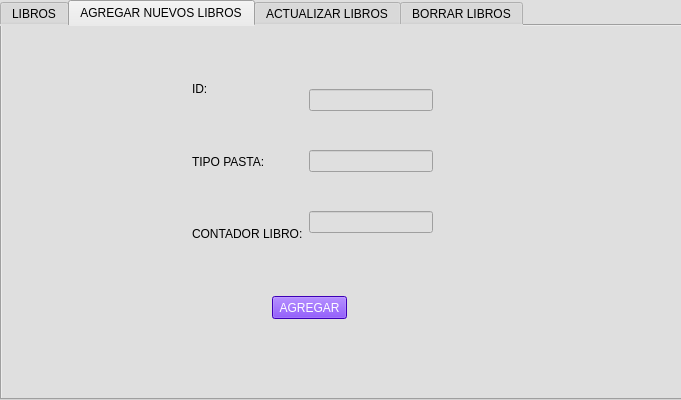
<?xml version="1.0" encoding="UTF-8"?>
<ui version="4.0">
 <class>Form</class>
 <widget class="QWidget" name="Form">
  <property name="enabled">
   <bool>true</bool>
  </property>
  <property name="geometry">
   <rect>
    <x>0</x>
    <y>0</y>
    <width>681</width>
    <height>400</height>
   </rect>
  </property>
  <property name="minimumSize">
   <size>
    <width>681</width>
    <height>400</height>
   </size>
  </property>
  <property name="windowTitle">
   <string>REGISTRO DE LIBROS</string>
  </property>
  <property name="autoFillBackground">
   <bool>false</bool>
  </property>
  <property name="styleSheet">
   <string notr="true">background-color: rgb(223, 223, 223);</string>
  </property>
  <widget class="QTabWidget" name="tabWidget">
   <property name="enabled">
    <bool>true</bool>
   </property>
   <property name="geometry">
    <rect>
     <x>0</x>
     <y>0</y>
     <width>741</width>
     <height>400</height>
    </rect>
   </property>
   <property name="minimumSize">
    <size>
     <width>681</width>
     <height>400</height>
    </size>
   </property>
   <property name="styleSheet">
    <string notr="true">background-color: rgb(223, 223, 223);
selection-color: rgb(0, 0, 0);
color: rgb(0, 0, 0);
selection-background-color: rgb(255, 255, 255);
alternate-background-color: rgb(255, 255, 255);</string>
   </property>
   <property name="currentIndex">
    <number>1</number>
   </property>
   <widget class="QWidget" name="tab_1">
    <attribute name="title">
     <string>LIBROS</string>
    </attribute>
    <widget class="QPushButton" name="bt_refrescar">
     <property name="geometry">
      <rect>
       <x>440</x>
       <y>160</y>
       <width>91</width>
       <height>31</height>
      </rect>
     </property>
     <property name="styleSheet">
      <string notr="true">background-color: rgb(85, 0, 255);
color: rgb(255, 255, 255);
font: 75 10pt &quot;MS Shell Dlg 2&quot;;</string>
     </property>
     <property name="text">
      <string>REFRESCAR</string>
     </property>
    </widget>
    <widget class="QTableWidget" name="tabla_libros">
     <property name="geometry">
      <rect>
       <x>30</x>
       <y>20</y>
       <width>301</width>
       <height>331</height>
      </rect>
     </property>
     <property name="rowCount">
      <number>0</number>
     </property>
     <property name="columnCount">
      <number>3</number>
     </property>
     <column>
      <property name="text">
       <string>Id</string>
      </property>
      <property name="font">
       <font>
        <weight>75</weight>
        <bold>true</bold>
       </font>
      </property>
      <property name="textAlignment">
       <set>AlignCenter</set>
      </property>
      <property name="background">
       <color>
        <red>255</red>
        <green>0</green>
        <blue>191</blue>
       </color>
      </property>
     </column>
     <column>
      <property name="text">
       <string>Tipo Pasta</string>
      </property>
      <property name="font">
       <font>
        <weight>75</weight>
        <bold>true</bold>
       </font>
      </property>
      <property name="textAlignment">
       <set>AlignCenter</set>
      </property>
      <property name="background">
       <color>
        <red>85</red>
        <green>255</green>
        <blue>127</blue>
       </color>
      </property>
     </column>
     <column>
      <property name="text">
       <string>Contador Libro</string>
      </property>
      <property name="font">
       <font>
        <weight>75</weight>
        <bold>true</bold>
       </font>
      </property>
      <property name="textAlignment">
       <set>AlignCenter</set>
      </property>
      <property name="background">
       <color>
        <red>255</red>
        <green>248</green>
        <blue>53</blue>
       </color>
      </property>
     </column>
    </widget>
   </widget>
   <widget class="QWidget" name="tab_2">
    <attribute name="title">
     <string>AGREGAR NUEVOS LIBROS</string>
    </attribute>
    <widget class="QPushButton" name="bt_agregar">
     <property name="geometry">
      <rect>
       <x>270</x>
       <y>270</y>
       <width>75</width>
       <height>23</height>
      </rect>
     </property>
     <property name="styleSheet">
      <string notr="true">background-color: rgb(85, 0, 255);
color: rgb(255, 255, 255);
font: 75 10pt &quot;MS Shell Dlg 2&quot;;</string>
     </property>
     <property name="text">
      <string>AGREGAR</string>
     </property>
    </widget>
    <widget class="QWidget" name="layoutWidget">
     <property name="geometry">
      <rect>
       <x>190</x>
       <y>30</y>
       <width>241</width>
       <height>211</height>
      </rect>
     </property>
     <layout class="QHBoxLayout" name="horizontalLayout">
      <item>
       <layout class="QVBoxLayout" name="verticalLayout_2">
        <item>
         <widget class="QLabel" name="label_2">
          <property name="text">
           <string>ID:</string>
          </property>
         </widget>
        </item>
        <item>
         <widget class="QLabel" name="label_3">
          <property name="text">
           <string>TIPO PASTA:</string>
          </property>
         </widget>
        </item>
        <item>
         <widget class="QLabel" name="label_4">
          <property name="text">
           <string>CONTADOR LIBRO:</string>
          </property>
         </widget>
        </item>
       </layout>
      </item>
      <item>
       <layout class="QVBoxLayout" name="verticalLayout">
        <item>
         <widget class="QLineEdit" name="idA"/>
        </item>
        <item>
         <widget class="QLineEdit" name="tipo_pastaA"/>
        </item>
        <item>
         <widget class="QLineEdit" name="contador_libroA"/>
        </item>
       </layout>
      </item>
     </layout>
    </widget>
   </widget>
   <widget class="QWidget" name="tab_3">
    <attribute name="title">
     <string>ACTUALIZAR LIBROS</string>
    </attribute>
    <widget class="QPushButton" name="bt_actualizar">
     <property name="geometry">
      <rect>
       <x>380</x>
       <y>290</y>
       <width>91</width>
       <height>21</height>
      </rect>
     </property>
     <property name="styleSheet">
      <string notr="true">background-color: rgb(85, 0, 255);
color: rgb(255, 255, 255);
font: 75 10pt &quot;MS Shell Dlg 2&quot;;</string>
     </property>
     <property name="text">
      <string>ACTUALIZAR</string>
     </property>
    </widget>
    <widget class="QLineEdit" name="id_libro">
     <property name="geometry">
      <rect>
       <x>30</x>
       <y>120</y>
       <width>180</width>
       <height>20</height>
      </rect>
     </property>
    </widget>
    <widget class="QLabel" name="label_13">
     <property name="geometry">
      <rect>
       <x>30</x>
       <y>70</y>
       <width>191</width>
       <height>39</height>
      </rect>
     </property>
     <property name="text">
      <string>INGRESE EL ID DEL LIBRO</string>
     </property>
    </widget>
    <widget class="QPushButton" name="id_buscar">
     <property name="geometry">
      <rect>
       <x>70</x>
       <y>150</y>
       <width>75</width>
       <height>23</height>
      </rect>
     </property>
     <property name="styleSheet">
      <string notr="true">background-color: rgb(255, 255, 255);</string>
     </property>
     <property name="text">
      <string>BUSCAR</string>
     </property>
    </widget>
    <widget class="QWidget" name="layoutWidget_2">
     <property name="geometry">
      <rect>
       <x>310</x>
       <y>40</y>
       <width>241</width>
       <height>211</height>
      </rect>
     </property>
     <layout class="QHBoxLayout" name="horizontalLayout_2">
      <item>
       <layout class="QVBoxLayout" name="verticalLayout_3">
        <item>
         <widget class="QLabel" name="label_5">
          <property name="text">
           <string>ID:</string>
          </property>
         </widget>
        </item>
        <item>
         <widget class="QLabel" name="label_6">
          <property name="text">
           <string>TIPO PASTA:</string>
          </property>
         </widget>
        </item>
        <item>
         <widget class="QLabel" name="label_7">
          <property name="text">
           <string>CONTADOR LIBRO:</string>
          </property>
         </widget>
        </item>
       </layout>
      </item>
      <item>
       <layout class="QVBoxLayout" name="verticalLayout_4">
        <item>
         <widget class="QLineEdit" name="id_actualizar"/>
        </item>
        <item>
         <widget class="QLineEdit" name="tipo_pasta_actualizar"/>
        </item>
        <item>
         <widget class="QLineEdit" name="contador_libro_actualizar"/>
        </item>
       </layout>
      </item>
     </layout>
    </widget>
   </widget>
   <widget class="QWidget" name="tab_4">
    <attribute name="title">
     <string>BORRAR LIBROS</string>
    </attribute>
    <widget class="QPushButton" name="borrar_ok">
     <property name="geometry">
      <rect>
       <x>440</x>
       <y>190</y>
       <width>91</width>
       <height>23</height>
      </rect>
     </property>
     <property name="styleSheet">
      <string notr="true">background-color: rgb(255, 0, 127);</string>
     </property>
     <property name="text">
      <string>Consultar</string>
     </property>
    </widget>
    <widget class="QLabel" name="label_18">
     <property name="geometry">
      <rect>
       <x>370</x>
       <y>130</y>
       <width>45</width>
       <height>16</height>
      </rect>
     </property>
     <property name="text">
      <string>ID:</string>
     </property>
    </widget>
    <widget class="QLineEdit" name="id_borrar">
     <property name="geometry">
      <rect>
       <x>421</x>
       <y>130</y>
       <width>101</width>
       <height>20</height>
      </rect>
     </property>
     <property name="text">
      <string/>
     </property>
    </widget>
    <widget class="QPushButton" name="bt_borrar">
     <property name="geometry">
      <rect>
       <x>540</x>
       <y>130</y>
       <width>75</width>
       <height>23</height>
      </rect>
     </property>
     <property name="styleSheet">
      <string notr="true">background-color: rgb(85, 0, 255);
color: rgb(255, 255, 255);
font: 75 10pt &quot;MS Shell Dlg 2&quot;;</string>
     </property>
     <property name="text">
      <string>BORRAR</string>
     </property>
    </widget>
    <widget class="QTableWidget" name="tabla_borrar">
     <property name="geometry">
      <rect>
       <x>30</x>
       <y>20</y>
       <width>301</width>
       <height>331</height>
      </rect>
     </property>
     <property name="rowCount">
      <number>0</number>
     </property>
     <property name="columnCount">
      <number>3</number>
     </property>
     <column>
      <property name="text">
       <string>Id</string>
      </property>
      <property name="font">
       <font>
        <weight>75</weight>
        <bold>true</bold>
       </font>
      </property>
      <property name="textAlignment">
       <set>AlignCenter</set>
      </property>
      <property name="background">
       <color>
        <red>255</red>
        <green>0</green>
        <blue>191</blue>
       </color>
      </property>
     </column>
     <column>
      <property name="text">
       <string>Tipo Pasta</string>
      </property>
      <property name="font">
       <font>
        <weight>75</weight>
        <bold>true</bold>
       </font>
      </property>
      <property name="textAlignment">
       <set>AlignCenter</set>
      </property>
      <property name="background">
       <color>
        <red>85</red>
        <green>255</green>
        <blue>127</blue>
       </color>
      </property>
     </column>
     <column>
      <property name="text">
       <string>Contador Libro</string>
      </property>
      <property name="font">
       <font>
        <weight>75</weight>
        <bold>true</bold>
       </font>
      </property>
      <property name="textAlignment">
       <set>AlignCenter</set>
      </property>
      <property name="background">
       <color>
        <red>255</red>
        <green>248</green>
        <blue>53</blue>
       </color>
      </property>
     </column>
    </widget>
   </widget>
  </widget>
 </widget>
 <resources/>
 <connections/>
</ui>
